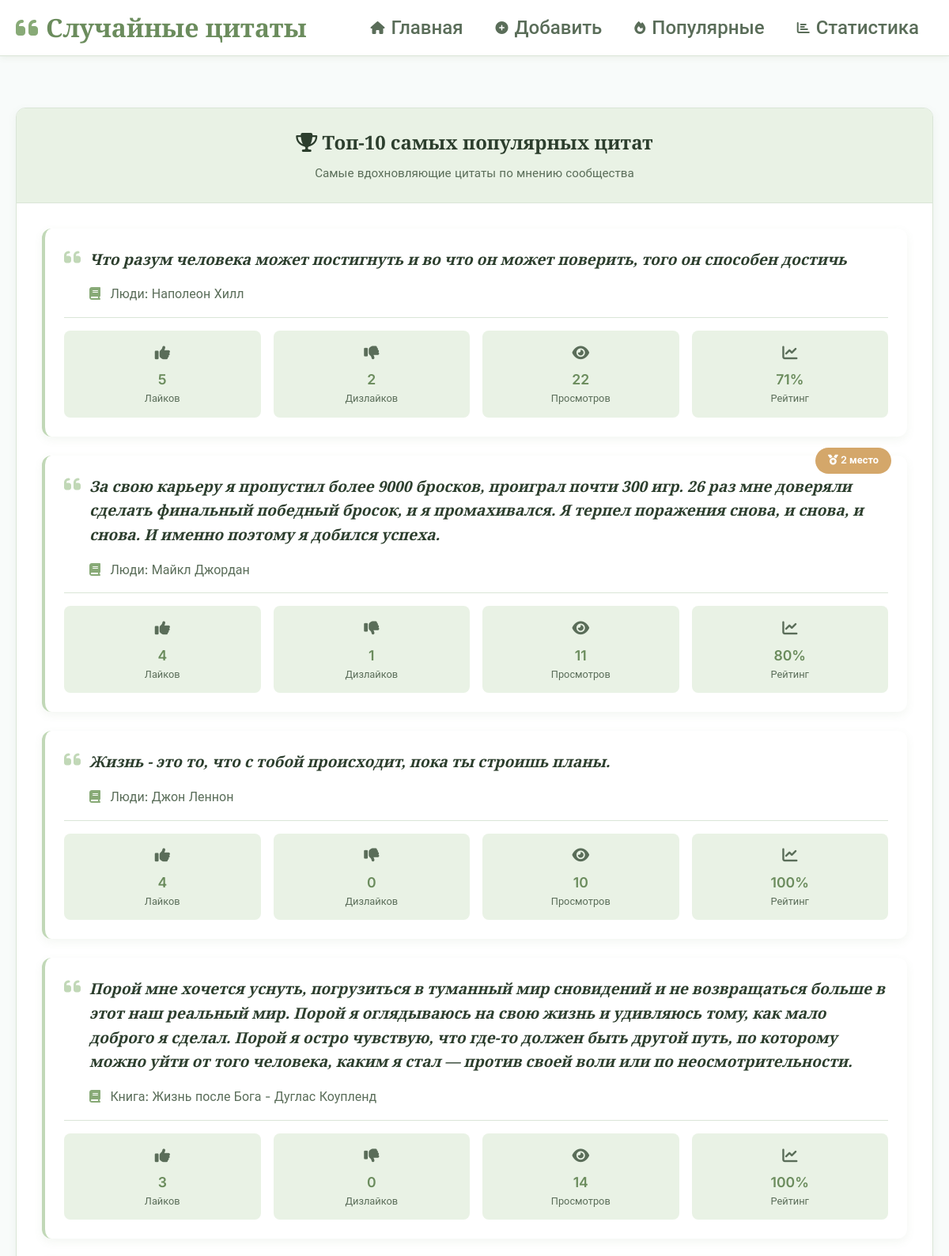
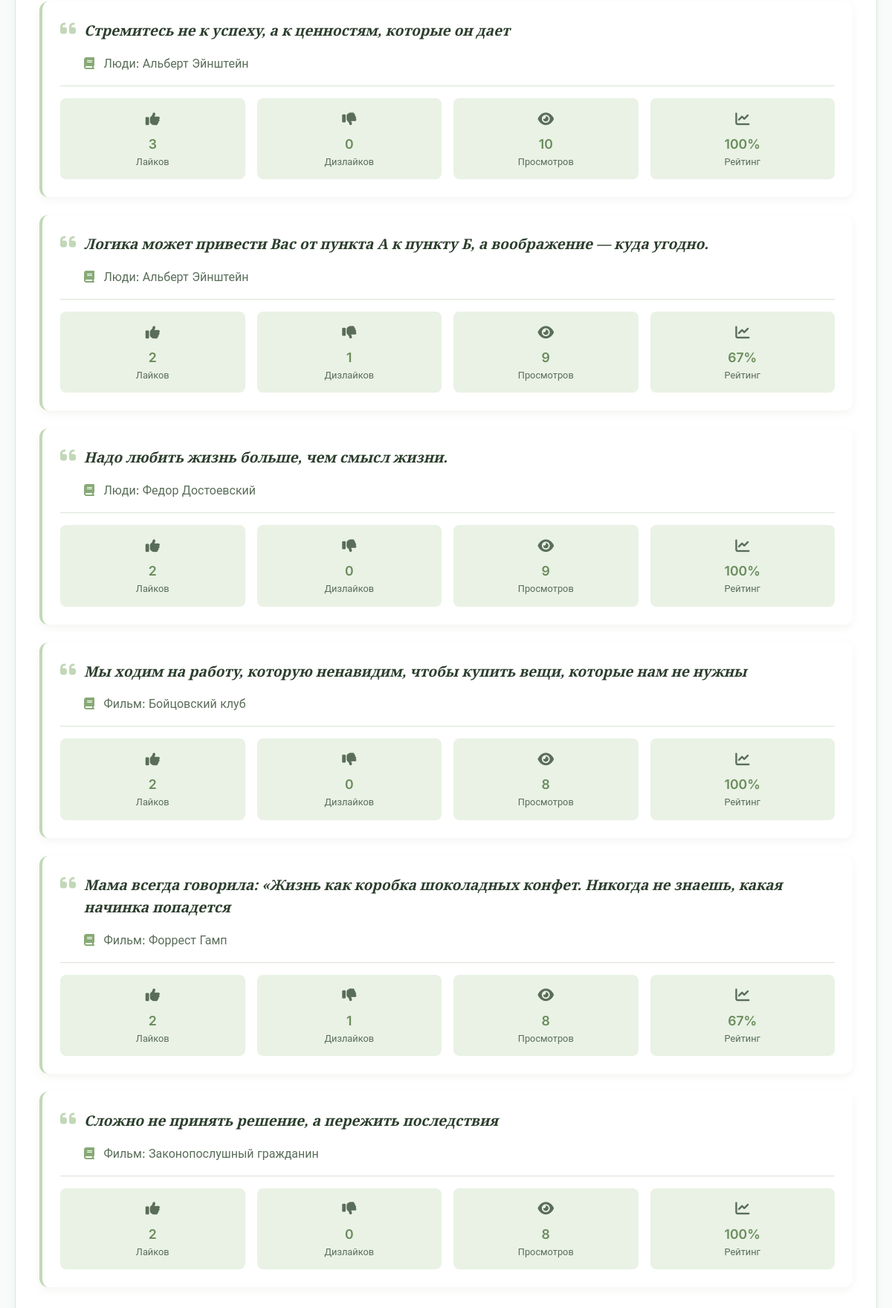
The page /popular/ on the database as committed earlier (2 pictures, top to bottom).
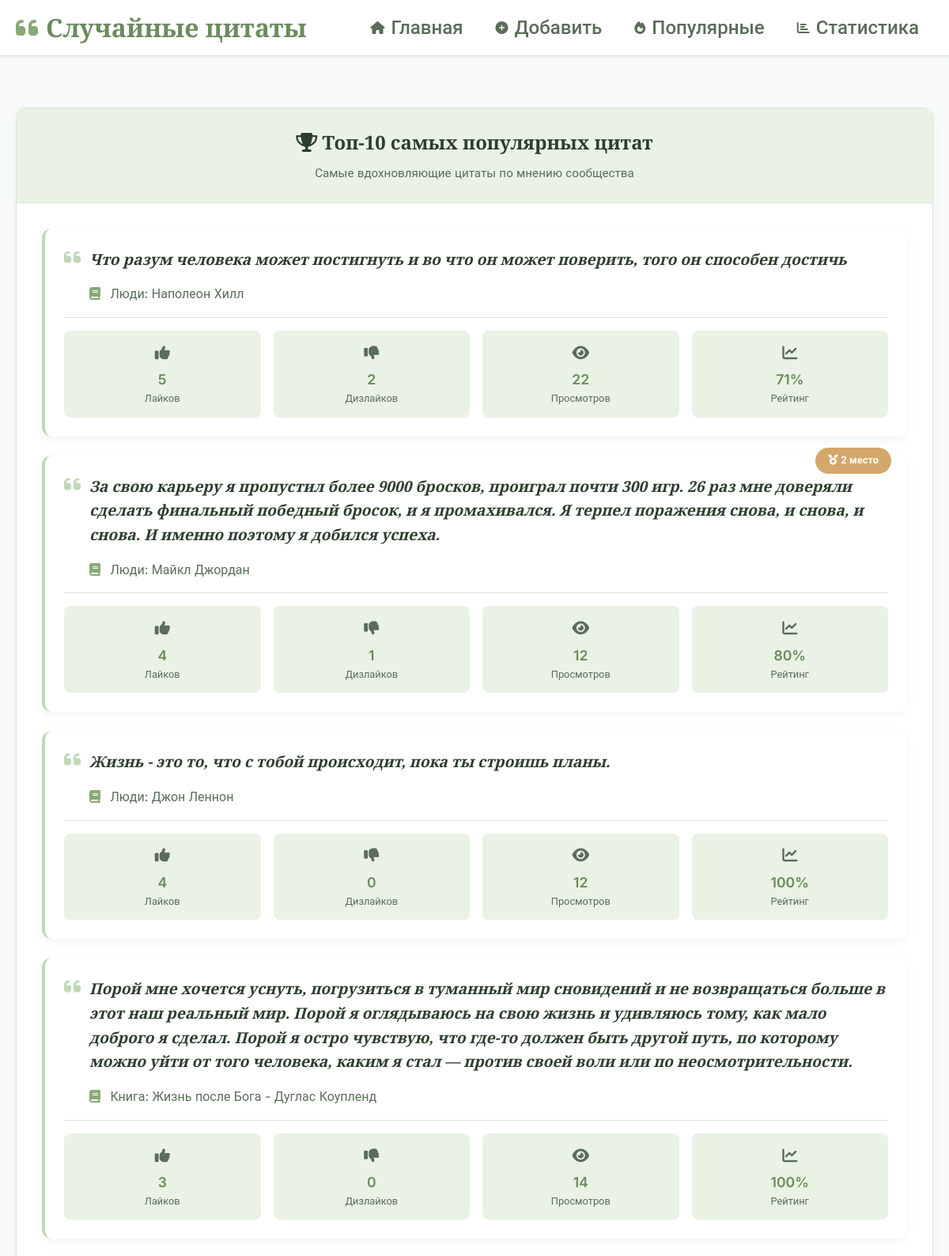
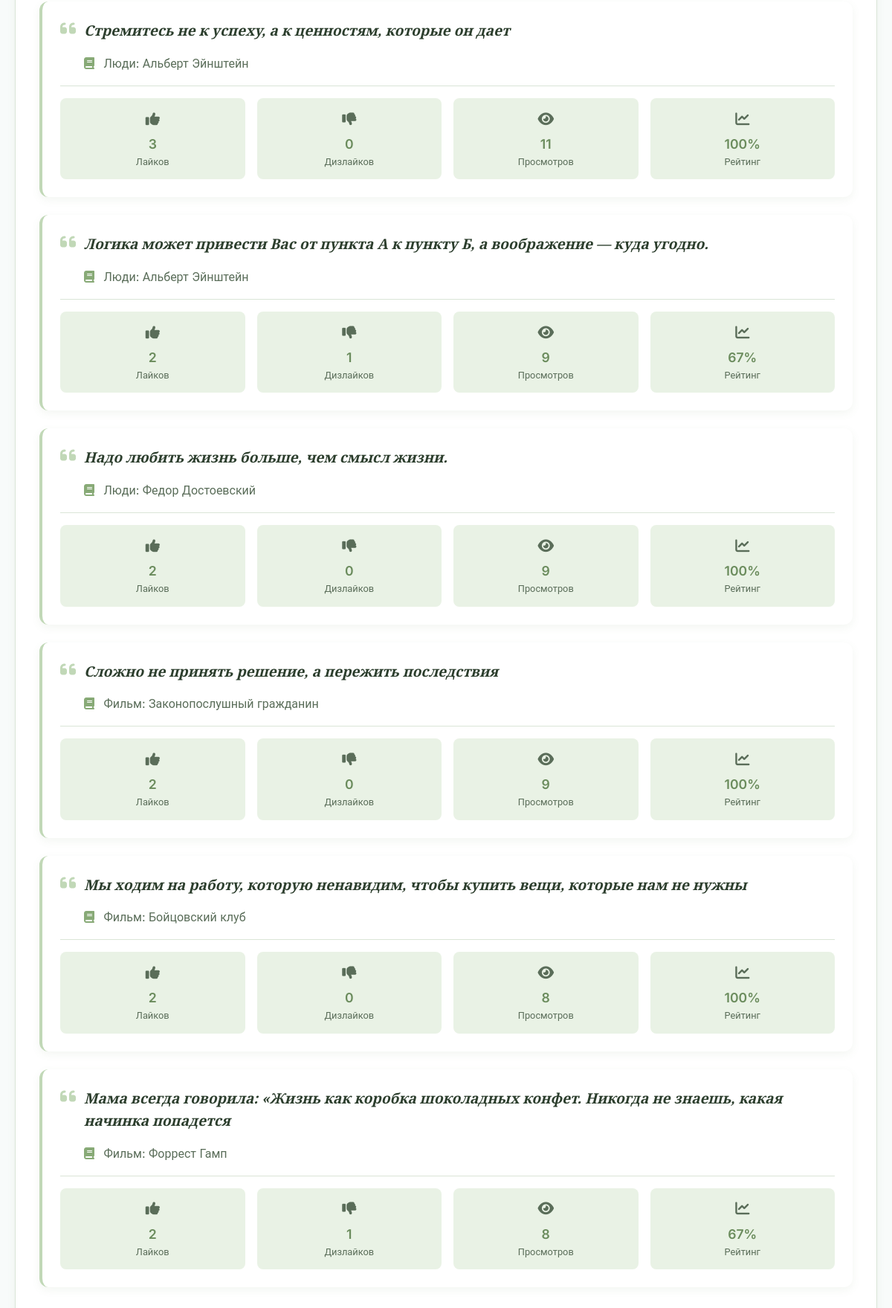
The same page on the database as committed later (2 pictures, top to bottom).
### quotes/models.py (models this page shows, shortened)
class Quote(models.Model):
    text = models.TextField(verbose_name="Текст цитаты")
    source = models.ForeignKey(Source, on_delete=models.CASCADE, verbose_name="Источник")
    weight = models.PositiveIntegerField(default=1, verbose_name="Вес")
    views = models.PositiveIntegerField(default=0, verbose_name="Просмотры")
    likes = models.PositiveIntegerField(default=0, verbose_name="Лайки")
    dislikes = models.PositiveIntegerField(default=0, verbose_name="Дизлайки")
    created_at = models.DateTimeField(auto_now_add=True)
    updated_at = models.DateTimeField(auto_now=True)
    class Meta:
        unique_together = ['text', 'source']

class Source(models.Model):
    TYPE_CHOICES = [
        ('movie', 'Фильм'),
        ('book', 'Книга'),
        ('series', 'Сериал'),
        ('game', 'Игра'),
        ('person', 'Люди'),
        ('other', 'Другое'),
    ]
    name = models.CharField(max_length=200, verbose_name="Название")
    type = models.CharField(max_length=20, choices=TYPE_CHOICES, verbose_name="Тип")
    created_at = models.DateTimeField(auto_now_add=True)
    class Meta:
        unique_together = ['name', 'type']
    def __str__(self):
        return f"{self.get_type_display()}: {self.name}"

### quotes/views.py (the view)
# urls.py: path('popular/', views.popular_quotes, name='popular_quotes'),
def popular_quotes(request):
    quotes = Quote.objects.order_by('-likes', '-views')[:10]
    return render(request, 'quotes/popular_quotes.html', {'quotes': quotes})

### quotes/templates/quotes/popular_quotes.html
{% extends 'quotes/base.html' %}
{% block content %}
<div class="quote-container">
    <div class="quote-card fade-in">
        <div class="card-header text-center">
            <h2><i class="fas fa-trophy"></i> Топ-10 самых популярных цитат</h2>
            <p class="mb-0">Самые вдохновляющие цитаты по мнению сообщества</p>
        </div>
        <div class="card-body">
            {% for quote in quotes %}
            <div class="quote-item fade-in" style="animation-delay: {{ forloop.counter0|add:0.1 }}s">
                <div class="quote-content">
                    <div class="quote-text">
                        <i class="fas fa-quote-left quote-icon"></i>
                        <p>{{ quote.text }}</p>
                    </div>
                    <div class="quote-source">
                        <i class="fas fa-book"></i>
                        {{ quote.source }}
                    </div>
                </div>
                <div class="quote-stats">
                    <div class="stat-grid">
                        <div class="stat-item">
                            <span class="stat-icon"><i class="fas fa-thumbs-up"></i></span>
                            <span class="stat-value">{{ quote.likes }}</span>
                            <span class="stat-label">Лайков</span>
                        </div>
                        <div class="stat-item">
                            <span class="stat-icon"><i class="fas fa-thumbs-down"></i></span>
                            <span class="stat-value">{{ quote.dislikes }}</span>
                            <span class="stat-label">Дизлайков</span>
                        </div>
                        <div class="stat-item">
                            <span class="stat-icon"><i class="fas fa-eye"></i></span>
                            <span class="stat-value">{{ quote.views }}</span>
                            <span class="stat-label">Просмотров</span>
                        </div>
                        <div class="stat-item">
                            <span class="stat-icon"><i class="fas fa-chart-line"></i></span>
                            <span class="stat-value">{% with total_votes=quote.likes|add:quote.dislikes %}
                                    {% if total_votes > 0 %}
                                        {% widthratio quote.likes total_votes 100 %}%
                                    {% else %}
                                        0%
                                    {% endif %}
                                {% endwith %}</span>
                            <span class="stat-label">Рейтинг</span>
                        </div>
                    </div>
                </div>
                {% if forloop.counter <= 3 %}
                <div class="quote-badge">
                    <i class="fas fa-medal"></i>
                    {{ forloop.counter }} место
                </div>
                {% endif %}
            </div>
            {% empty %}
            <div class="no-quotes text-center">
                <i class="fas fa-inbox fa-3x mb-3"></i>
                <h4>Пока нет цитат с оценками</h4>
                <p>Будьте первым, кто оценит цитаты!</p>
            </div>
            {% endfor %}
        </div>
    </div>
</div>
{% endblock %}

### quotes/templates/quotes/base.html (shortened to what this page needs)
<!DOCTYPE html>
<html lang="ru">
<head>
    {% load static %}
    <link rel="stylesheet" href="{% static 'quotes/css/style.css' %}">
    <link rel="stylesheet" href="https://cdnjs.cloudflare.com/ajax/libs/font-awesome/6.4.0/css/all.min.css">
</head>
<body>
    <nav class="navbar">
        <div class="nav-container">
            <a class="navbar-brand" href="{% url 'random_quote' %}">
                <i class="fas fa-quote-left"></i><span>Случайные цитаты</span>
            </a>
            <ul class="navbar-nav">
                <li class="nav-item {% if request.resolver_match.url_name == 'random_quote' %}active{% endif %}">
                    <a class="nav-link" href="{% url 'random_quote' %}">
                        <i class="fas fa-home"></i><span>Главная</span>
                    </a>
                </li>
                <li class="nav-item {% if request.resolver_match.url_name == 'add_quote' %}active{% endif %}">
                    <a class="nav-link" href="{% url 'add_quote' %}">
                        <i class="fas fa-plus-circle"></i><span>Добавить</span>
                    </a>
                </li>
                <li class="nav-item {% if request.resolver_match.url_name == 'popular_quotes' %}active{% endif %}">
                    <a class="nav-link" href="{% url 'popular_quotes' %}">
                        <i class="fas fa-fire"></i><span>Популярные</span>
                    </a>
                </li>
                <li class="nav-item {% if request.resolver_match.url_name == 'dashboard' %}active{% endif %}">
                    <a class="nav-link" href="{% url 'dashboard' %}">
                        <i class="fas fa-chart-bar"></i><span>Статистика</span>
                    </a>
                </li>
            </ul>
        </div>
    </nav>
      <div class="container mt-4">
        {% block content %}
        {% endblock %}
    </div>
</body>
</html>

Rows that differ between the two databases and show on the page:
changed Quote "Люди: Майкл Джордан": views "11" → "12"
changed Quote "Жизнь - это то, что с тобой происходит, пока ты строишь планы.": views "10" → "12"
changed Quote "Стремитесь не к успеху, а к ценностям, которые он дает": views "10" → "11"
changed Quote "Сложно не принять решение, а пережить последствия": views "8" → "9"; moves up the list
